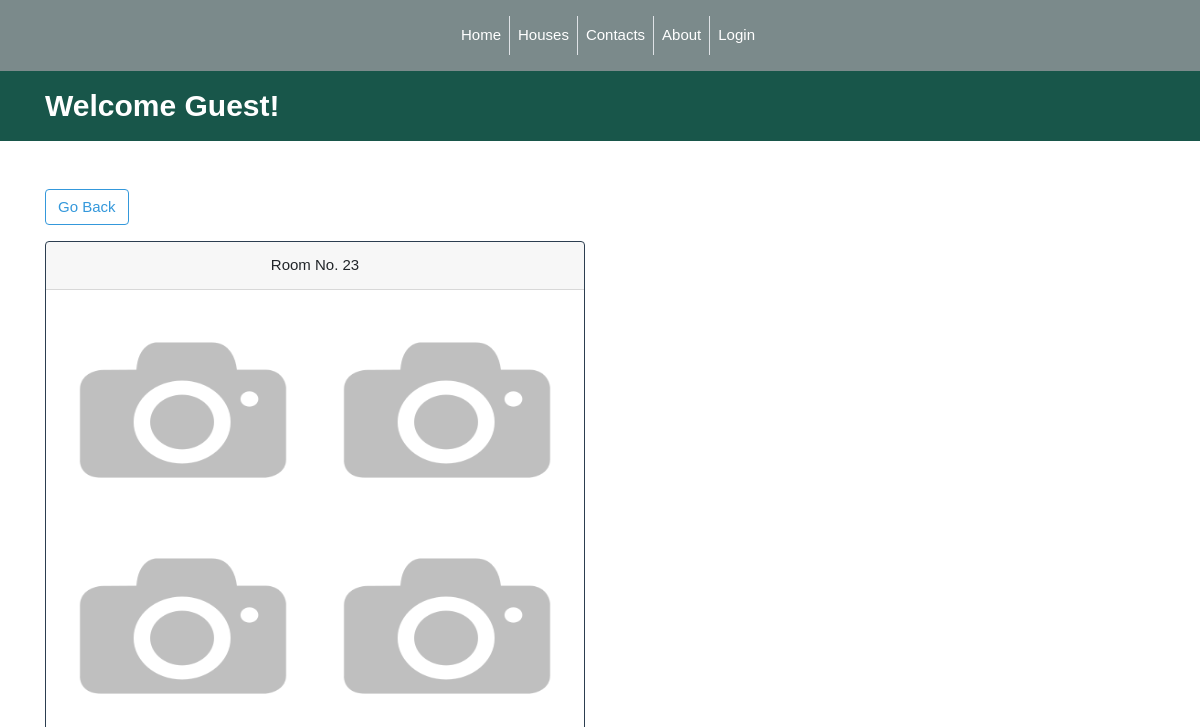
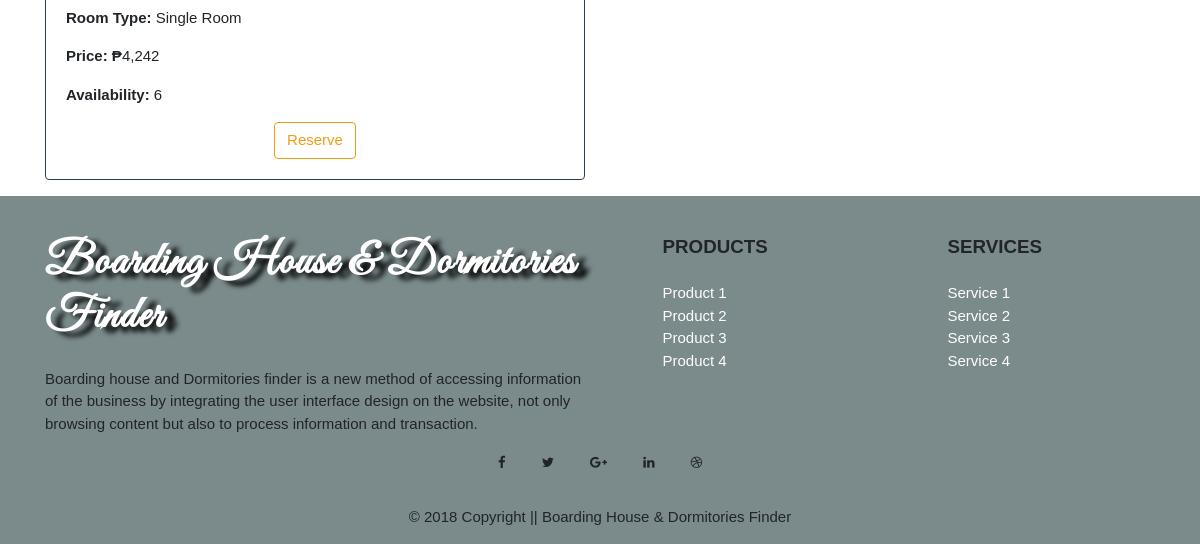
The page /show_room.php?id=53 on the database as committed earlier (2 pictures, top to bottom).
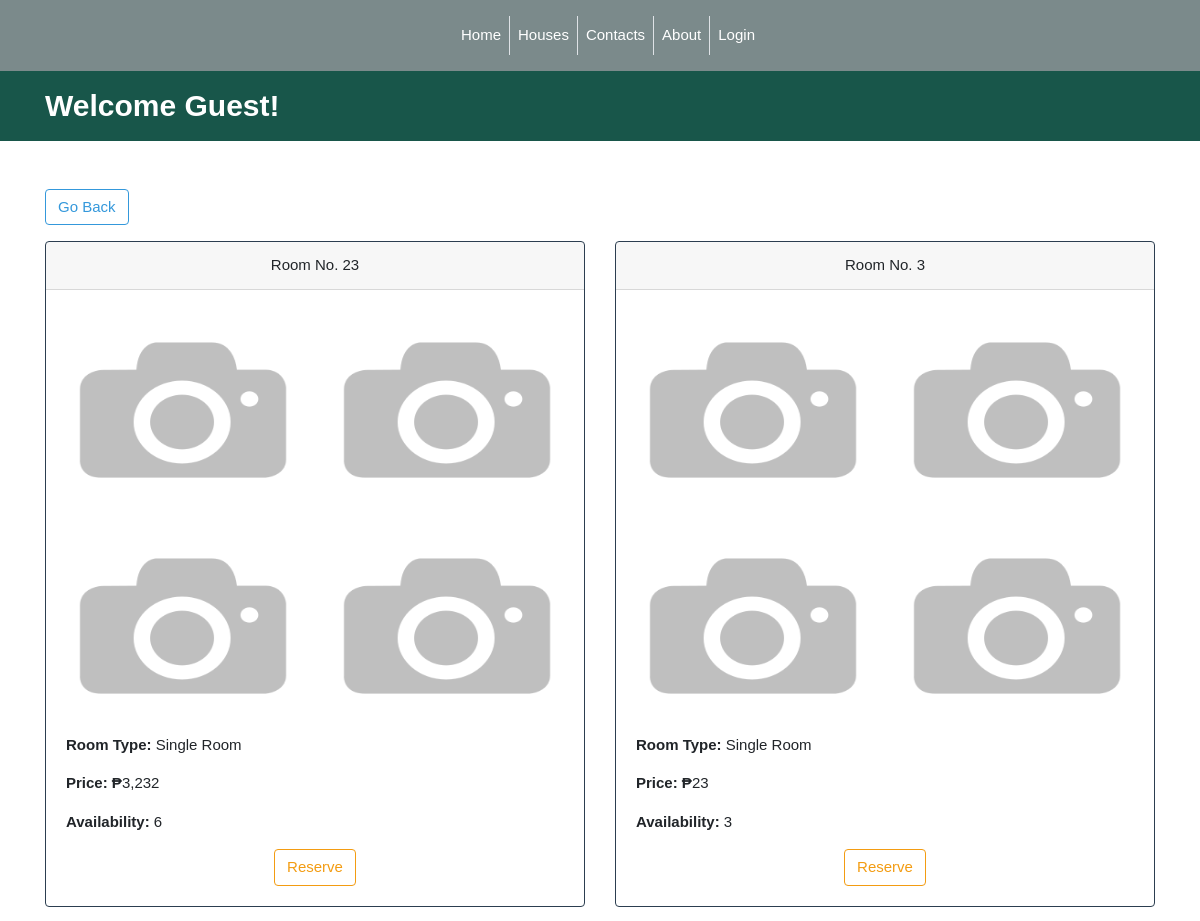
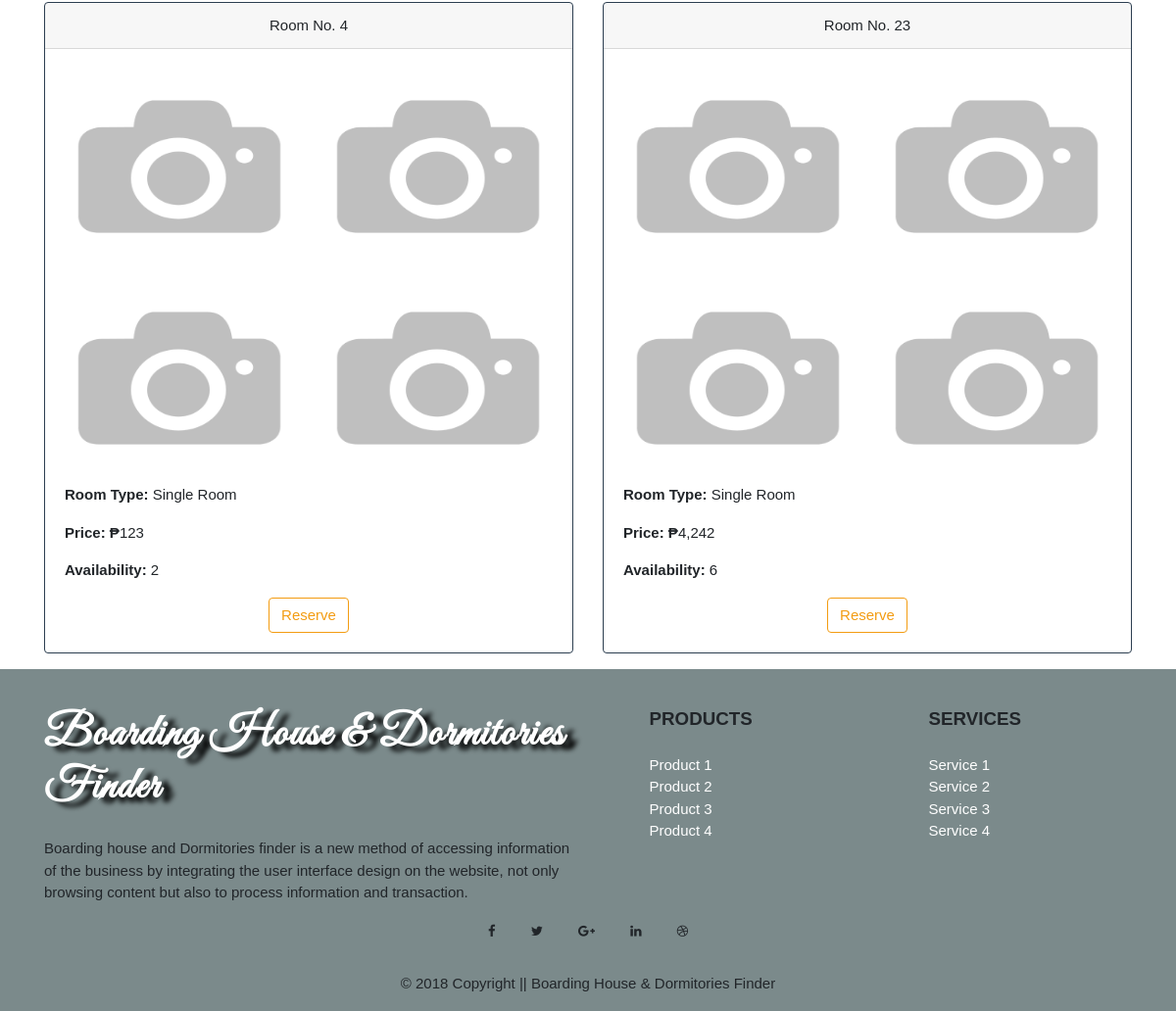
The same page on the database as committed later (2 pictures, top to bottom).
### tables this page shows
CREATE TABLE IF NOT EXISTS `rooms` (
  `room_id` int(11) NOT NULL,
  `house_id` int(11) NOT NULL,
  `room_type` int(11) NOT NULL,
  `room_number` varchar(10) NOT NULL,
  `room_price` varchar(255) NOT NULL,
  `room_customer_no` int(11) NOT NULL,
  `availability` varchar(255) NOT NULL,
  `room_pic_1` varchar(255) NOT NULL,
  `room_pic_2` varchar(255) NOT NULL,
  `room_pic_3` varchar(255) NOT NULL,
  `room_pic_4` varchar(255) NOT NULL,
  `update_date` varchar(255) NOT NULL,
  `created_date` varchar(255) NOT NULL
);

### show_room.php (the view, shortened to what this page needs)
<?php
	function display_content(){
		require 'condb.php';
		$id = $_GET['id'];
		?>
		<div class="container">
		<a href="houses.php" class="btn btn-outline-info mt-5 mb-3">Go Back</a>
		<div class="row">
			<div class="col-sm-12">
				<div class="row">
				<?php
				$sql3 = "SELECT * FROM rooms WHERE house_id = '$id' ORDER BY room_id DESC";
				$results3 = mysqli_query($conn, $sql3);
				while ($row3 = mysqli_fetch_assoc($results3)) {
					extract($row3);
				?>
				<div class="col-sm-6">
				<div class="card border-primary mb-3">
				  <div class="card-header text-center">Room No. <?php echo $room_number?></div>
				  <div class="card-body">
				  	<div class="gallery-rooms">
				  		<div class="row">
				  			<div class="col-sm-6">
						  		<a href="<?php echo substr($room_pic_1, 3); ?>" data-lightbox="mygallery"><img  class ="gallery-rooms-img img-fluid" src="<?php echo substr($room_pic_1, 3)?>"></a>
				  			</div>
	  			  			<div class="col-sm-6 mb-3">
	  					  		<a href="<?php echo substr($room_pic_2, 3); ?>" data-lightbox="mygallery"><img  class ="gallery-rooms-img img-fluid" src="<?php echo substr($room_pic_2, 3); ?>"></a>
	  			  			</div>
		  			  			<div class="col-sm-6">
		  					  		<a href="<?php echo substr($room_pic_2, 3) ?>" data-lightbox="mygallery"><img  class ="gallery-rooms-img img-fluid" src="<?php echo substr($room_pic_2, 3) ?>"></a>
		  			  			</div>
		  			  			<div class="col-sm-6">
		  					  		<a href="<?php echo substr($room_pic_2, 3) ?>" data-lightbox="mygallery"><img  class ="gallery-rooms-img img-fluid" src="<?php echo substr($room_pic_2, 3) ?>"></a>
		  			  			</div>
				  		</div>
				  	</div>
				  	<?php
				  	if ($room_type = 1 ) {
				  		?>
				    	<p class="mt-2"><span class="room-type">Room Type:</span> Single Room</p>
				  		<?php
				  	}else{
				  		?>
				    	<p class="mt-2"><span class="room-type">Room Type:</span> Double Room</p>
				  		<?php
				  	}
				  	?>
				  	<p class="mt-1"><span class="room-price">Price: &#8369</span><?php echo number_format($room_price) ?> </p>
				  	<p class="mt-1"><span class="room-price">Availability: </span><?php echo $availability ?> </p>
				  	<div class="row">
				  		<div class="col-sm-12 text-center">
				  		<a class="btn btn-outline-warning" name="goToreservation" href="login.php">Reserve</a>
				  		</div>
				  	</div>
				  </div>
				</div>
				</div>
				<?php
				};
				?>
				</div>
			</div>
		</div>
		</div>
		<?php
	}
	require 'template.php';
?>

### template.php (shortened to what this page needs)
<!DOCTYPE html>
<html>
<head>
	<?php require "partials/head.php" ?>
</head>
<body>
	<?php
		require "partials/nav.php";
		display_content();
		require "partials/footer.php";
	?>
</body>
</html>

### partials/head.php (shortened to what this page needs)
<link rel="stylesheet" href="https://maxcdn.bootstrapcdn.com/font-awesome/4.7.0/css/font-awesome.min.css">
<link href="https://cdnjs.cloudflare.com/ajax/libs/twitter-bootstrap/4.0.0/css/bootstrap.min.css" rel="stylesheet">
<link rel="stylesheet" type="text/css" href="https://cdn.datatables.net/1.10.19/css/dataTables.bootstrap4.min.css">
<link href="https://bootswatch.com/4/flatly/bootstrap.min.css" rel="stylesheet">
<?php
	if (isset($_SESSION['user_id'])) {
		?>
		<link rel="stylesheet" type="text/css" href="../assets/css/style.css">
	<?php
	}else{
		?>
		<link rel="stylesheet" type="text/css" href="assets/css/style.css">
		<?php
	}
?>

### partials/nav.php (shortened to what this page needs)
<nav class="navbar navbar-expand-lg navbar-dark bg-dark d-flex justify-content-center">
	<div class="d-flex justify-content-center">
  <div class="collapse navbar-collapse" id="navbarColor01">
    <ul class="navbar-nav pl-3">
      <?php
        if (isset($_SESSION['username']) && $_SESSION['user_level'] == 1 && $_SESSION['user_status'] == 1) {
      ?>
        <li class="nav-item">
          <a class="nav-link" href="BDReservation/../../../BDReservation/admin/dashboard.php">Home <span class="sr-only">(current)</span></a>
        </li>
        <li class="nav-item">
          <a class="nav-link border-left d-none d-sm-none d-md-none d-lg-block" href="BDReservation/../../../BDReservation/admin/house.php">House</a>
          <a class="nav-link d-lg-none" href="BDReservation/../../../BDReservation/admin/house.php">House</a>
        </li>
        <li class="nav-item">
          <a class="nav-link d-lg-none" href="BDReservation/../../../BDReservation/admin/user_list.php">User List</a>
        </li>
        <li class="nav-item">
          <a class="nav-link border-left d-none d-sm-none d-md-none d-lg-block" href="BDReservation/../../../BDReservation/admin/user_list.php">User List</a>
          <a class="nav-link d-lg-none" href="BDReservation/../../../BDReservation/admin/user_list.php">User List</a>
        </li>
        <li class="nav-item">
          <a class="nav-link border-left d-none d-sm-none d-md-none d-lg-block" href="BDReservation/../../../BDReservation/admin/add_admin.php">Add Admin</a>
          <a class="nav-link d-lg-none" href="BDReservation/../../../BDReservation/admin/add_admin.php">Add Addmin</a>
        </li>
        <?php
      }else{
      ?>
      <li class="nav-item">
        <a class="nav-link" href="home.php">Home <span class="sr-only">(current)</span></a>
      </li>
      <li class="nav-item">
        <a class="nav-link border-left d-none d-sm-none d-md-none d-lg-block" href="houses.php">Houses</a>
      </li>
      <li class="nav-item">
        <a class="nav-link border-left d-none d-sm-none d-md-none d-lg-block" href="contacts.php">Contacts</a>
      </li>
      <li class="nav-item">
        <a class="nav-link border-left d-none d-sm-none d-md-none d-lg-block" href="about.php">About</a>
      </li>
      <?php
      }
      if (isset($_SESSION['username'])) {
       ?>
       <li class="nav-item">
        <a class="nav-link border-left d-none d-sm-none d-md-none d-lg-block" href="../../BDReservation/logout.php">Logout</a>
        <a class="nav-link d-lg-none" href="../logout.php">Logout</a>
       </li>
       <?php
      }else{
      ?>
      <li class="nav-item">
        <a class="nav-link border-left d-none d-sm-none d-md-none d-lg-block" href="login.php">Login</a>
      </li>
      <?php
        }
      ?>
    </ul>
  </div>
  </div>
</nav>
<section>
  <div class="welcome">
    <div class="container">
      Welcome <?php
        if (isset($_SESSION['fname'])) {
          echo $_SESSION['fname'];
        }else {
          echo "Guest!";
        }
        ?>
    </div>
  </div>
</section>

### partials/footer.php (shortened to what this page needs)
<footer class="page-footer font-small bg-dark pt-4">
    <div class="container text-center text-md-left">
        <div class="row">
            <div class="col-md-6">
                <h5 class="mb-4 mt-3 font-weight-bold footer-title">Boarding House & Dormitories Finder</h5>
                <p>Boarding house and Dormitories finder is a new method of accessing information of the business by integrating the user interface design on the website, not only browsing content but also to process information and transaction.</p>
            </div>
            <div class="col-md-2 mx-auto">
                <h5 class="text-uppercase mb-4 mt-3 font-weight-bold">Products</h5>
                <ul class="list-unstyled">
                    <li><a class="footer-a-tag" href="#!">Product 1</a></li>
                    <li><a class="footer-a-tag" href="#!">Product 2</a></li>
                    <li><a class="footer-a-tag" href="#!">Product 3</a></li>
                    <li><a class="footer-a-tag" href="#!">Product 4</a></li>
                </ul>
            </div>
            <div class="col-md-2 mx-auto">
                <h5 class="text-uppercase mb-4 mt-3 font-weight-bold">Services</h5>
                <ul class="list-unstyled">
                    <li><a class="footer-a-tag" href="#!">Service 1</a></li>
                    <li><a class="footer-a-tag" href="#!">Service 2</a></li>
                    <li><a class="footer-a-tag" href="#!">Service 3</a></li>
                    <li><a class="footer-a-tag" href="#!">Service 4</a></li>
                </ul>
            </div>
    </div>
    <div class="text-center">
        <ul class="list-unstyled list-inline">
            <li class="list-inline-item"><a class="btn-floating btn-sm btn-fb mx-1"><i class="fa fa-facebook"> </i></a></li>
            <li class="list-inline-item"><a class="btn-floating btn-sm btn-tw mx-1"><i class="fa fa-twitter"> </i></a></li>
            <li class="list-inline-item"><a class="btn-floating btn-sm btn-gplus mx-1"><i class="fa fa-google-plus"> </i></a></li>
            <li class="list-inline-item"><a class="btn-floating btn-sm btn-li mx-1"><i class="fa fa-linkedin"> </i></a></li>
            <li class="list-inline-item"><a class="btn-floating btn-sm btn-dribbble mx-1"><i class="fa fa-dribbble"> </i></a></li>
        </ul>
    </div>
    <div class="footer-copyright py-3 text-center">
        <div class="container-fluid">
            © 2018 Copyright || Boarding House & Dormitories Finder
        </div>
    </div>
</footer>

### assets/css/style.css (style rules this page uses)
* { margin: 0; padding: 0; box-sizing: border-box; }
html,body { font-family: 'Moserrat', sans-serif; }
.welcome { background: #18564a; width: 100%; height: 70px; line-height: 70px; color: #fff; font-weight: bold; font-size: 2em; }
a.footer-a-tag { color: #fff; }
.footer-title { color: #fff; font-family: 'Great Vibes', cursive; font-size: 3em; text-shadow: 10px 5px 5px #000; letter-spacing: 1.5px; }
img.gallery-rooms-img { width: 300px; height: 200px; filter: grayscale(100%); transition: 1s; }
span.room-type, .room-price { font-weight: bold; }

Rows that differ between the two databases and show on the page:
added rooms: room_number "23", room_pic_1 (placeholder picture), room_pic_2 (placeholder picture), room_price "3,232", availability "6"
added rooms: room_number "3", room_pic_1 (placeholder picture), room_pic_2 (placeholder picture), room_price "23", availability "3"
added rooms: room_number "4", room_pic_1 (placeholder picture), room_pic_2 (placeholder picture), room_price "123", availability "2"
